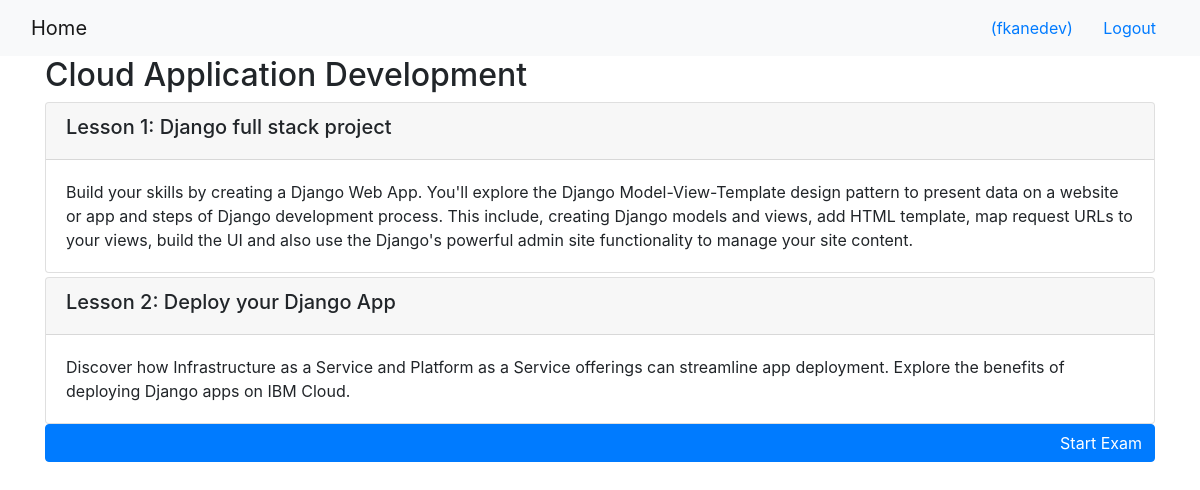
The page /onlinecourse/9/ (signed in) on the database its author committed.
### onlinecourse/models.py (models this page shows, shortened)
class Course(models.Model):
    name = models.CharField(null=False, max_length=30, default='online course')
    image = models.ImageField(upload_to='course_images/')
    description = models.CharField(max_length=1000)
    pub_date = models.DateField(null=True)
    instructors = models.ManyToManyField(Instructor)
    users = models.ManyToManyField(settings.AUTH_USER_MODEL, through='Enrollment')
    total_enrollment = models.IntegerField(default=0)
    is_enrolled = False

class Lesson(models.Model):
    title = models.CharField(max_length=200, default="title")
    order = models.IntegerField(default=0)
    course = models.ForeignKey(Course, on_delete=models.CASCADE)
    content = models.TextField()

### onlinecourse/views.py (the view)
# urls.py: path('<int:pk>/', views.CourseDetailView.as_view(), name='course_details'),
class CourseDetailView(generic.DetailView):
    model = Course
    template_name = 'onlinecourse/course_detail_bootstrap.html'
    def get_context_data(self, **kwargs):
        context = super().get_context_data(**kwargs)
        current_course = get_object_or_404(Course, pk=self.kwargs['pk'])
        question_ids = [question.id for question in current_course.question_set.all()]
        count_questions = len(question_ids)
        sample_size = 3
        if count_questions <= sample_size:
            sample_size = count_questions
        SAMPLE_QUESTION_IDS = random.sample(question_ids, sample_size)
        context["question_list"] = current_course.question_set.filter(id__in=SAMPLE_QUESTION_IDS)
        self.request.session['sample_question_ids'] = SAMPLE_QUESTION_IDS
        return context

### onlinecourse/templates/onlinecourse/course_detail_bootstrap.html (shortened to what this page needs)
<!DOCTYPE html>
<html lang="en">
<head>
     {% load static %}
     <link rel="stylesheet" href="https://maxcdn.bootstrapcdn.com/bootstrap/4.5.2/css/bootstrap.min.css">
</head>
<body>
    <nav class="navbar navbar-light bg-light">
        <div class="container-fluid">
            <div class="navbar-header">
                  <a class="navbar-brand" href="{% url 'onlinecourse:index' %}">Home</a>
            </div>
            <ul class="nav navbar-nav navbar-right">
                {% if user.is_authenticated %}
                <li>
                    <a class="btn btn-link" href="#">{{ user.first_name }}({{ user.username }})</a>
                    <a class="btn btn-link" href="{% url 'onlinecourse:logout' %}">Logout</a>
                </li>
                {% endif %}
            </ul>
        </div>
    </nav>
    <div class="container">
            <h2>{{ course.name }}</h2>
            <div class="card-columns-vertical">
                {% for lesson in course.lesson_set.all %}
                    <div class="card mt-1">
                        <div class="card-header"><h5>Lesson {{lesson.order}}: {{lesson.title}}</h5></div>
                        <div class="card-body">{{lesson.content}}</div>
                    </div>
                {% endfor %}
            </div>
            <div class="btn btn-primary btn-block text-right" data-toggle="collapse" data-target="#exam" >
                Start Exam
            </div>
        </div>
</body>
</html>

### rows shown on the page
Course: name "Cloud Application Development"
Lesson: order "1", title "Django full stack project", content "Build your skills by creating a Django Web App. You'll explore the Django Model-View-Template design pattern to present data on a website or app and steps of Django development process. This include, creating Django models and views, add HTML template, map request URLs to your views, build the UI and also use the Django's powerful admin site functionality to manage your site content."
Lesson: order "2", title "Deploy your Django App", content "Discover how Infrastructure as a Service and Platform as a Service offerings can streamline app deployment. Explore the benefits of deploying Django apps on IBM Cloud."

### other values the page prints
{{ user.username }} "fkanedev"
